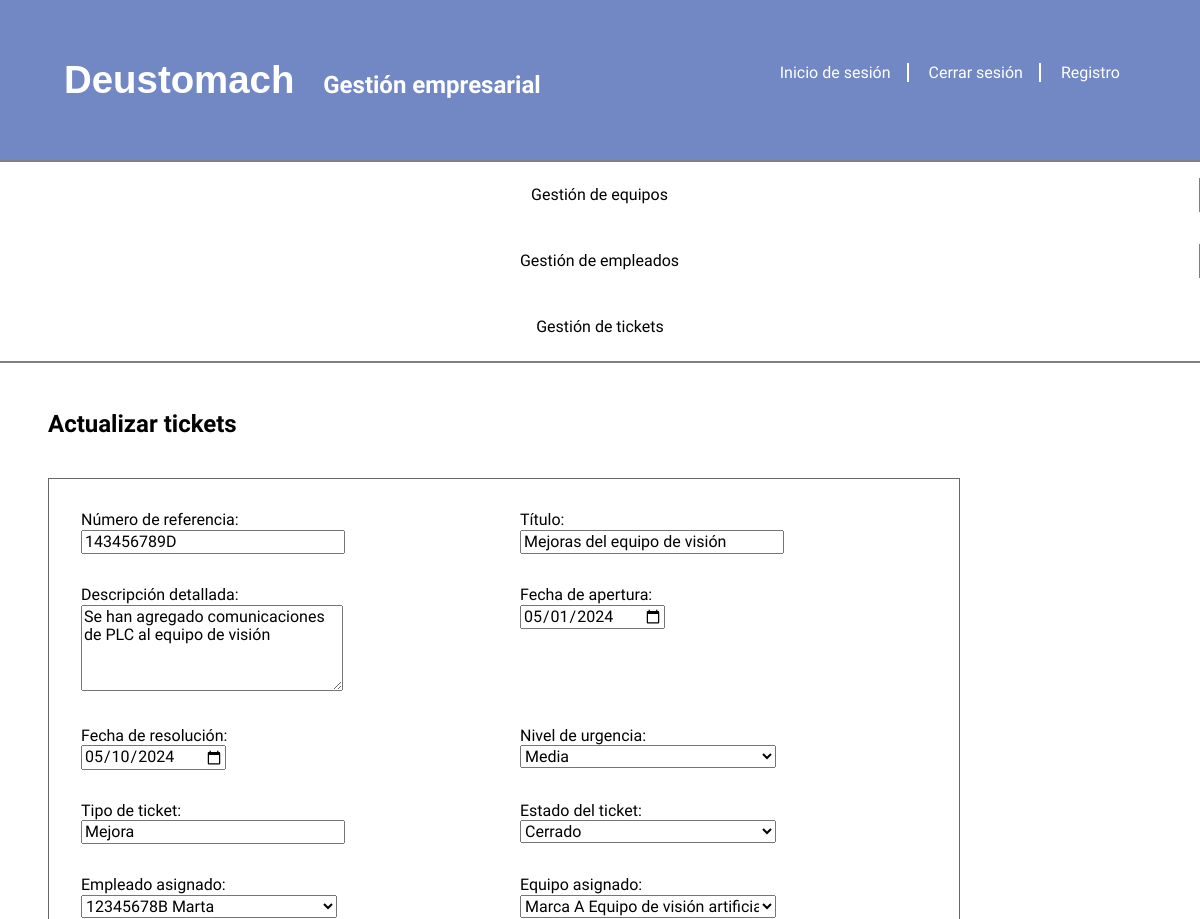
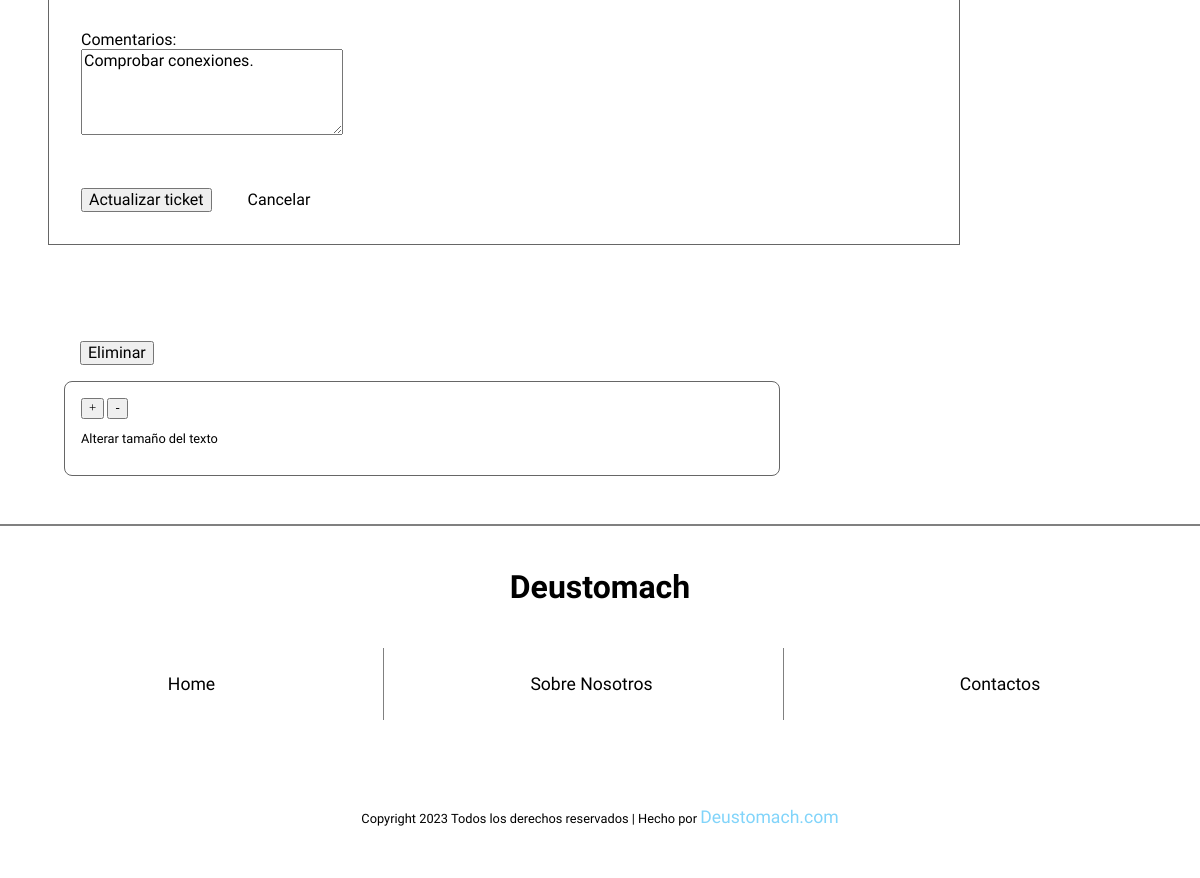
Page /appDeustomachGestion/tickets-update/7 on the committed database (2 pictures, top to bottom).
### appDeustomachGestion/models.py (models this page shows, shortened)
class Ticket(models.Model):
    NIVEL_URGENCIA = [
        ('Baja', 'Baja'),
        ('Media', 'Media'),
        ('Alta', 'Alta')
    ]
    ESTADO_TICKET = [
        ('Abierto', 'Abierto'),
        ('Cerrado', 'Cerrado'),
        ('Pausado', 'Pausado')
    ]
    numero_referencia = models.CharField(max_length=50, unique=True)
    titulo = models.CharField(max_length=100)
    descripcion_detallada = models.TextField()
    fecha_apertura = models.DateField()
    fecha_resolucion = models.DateField(null=True, blank=True)
    nivel_urgencia = models.CharField(max_length=50, choices=NIVEL_URGENCIA, default='Baja')
    tipo_ticket = models.CharField(max_length=50)
    estado_ticket = models.CharField(max_length=50, choices=ESTADO_TICKET, default='Abierto')
    empleado_asignado = models.ForeignKey(Empleado, on_delete=models.CASCADE)
    equipo_asignado = models.ForeignKey(Equipo, on_delete=models.CASCADE)
    comentarios = models.TextField(null=True, blank=True)
    created = models.DateTimeField(default=timezone.now)
    updated = models.DateTimeField(auto_now=True)
    class Meta:
        verbose_name_plural = "tickets"
        verbose_name = "ticket"
        ordering = ["-created"]

### appDeustomachGestion/views.py (the view, shortened to what this page needs)
# urls.py: path('tickets-update/<int:pk>', TicketUpdateView.as_view(), name='tickets_update'),
class TicketUpdateView(View):
    def get(self, request, pk):
        ticket = Ticket.objects.get(pk=pk)
        formulario = TicketForm(instance=ticket)
        context = {
            'formulario': formulario,
            'ticket': ticket
        }
        return render(request, 'appDeustomachGestionTickets/tickets_update.html', context)

### appDeustomachGestion/forms.py
class TicketForm(forms.ModelForm):
    class Meta:
        model = Ticket
        exclude = ['created']
        fields = '__all__'
        labels = {
            'numero_referencia': 'Número de referencia',
            'titulo': 'Título',
            'descripcion_detallada': 'Descripción detallada',
            'fecha_apertura': 'Fecha de apertura',
            'fecha_resolucion': 'Fecha de resolución',
            'nivel_urgencia': 'Nivel de urgencia',
            'tipo_ticket': 'Tipo de ticket',
            'estado_ticket': 'Estado del ticket',
            'empleado_asignado': 'Empleado asignado',
            'equipo_asignado': 'Equipo asignado',
            'comentarios': 'Comentarios',
        }
        widgets = {
            'fecha_apertura': DateInput(attrs={'type': 'date'}),
            'fecha_resolucion': DateInput(attrs={'type': 'date'}),
        }

### appDeustomachGestion/models.py (called while the page is built)
    def __str__(self):
        return f"{self.dni} {self.nombre}"

    def __str__(self):
        return f"{self.marca} {self.modelo} ({self.numero_serie})"

### templates/appDeustomachGestionTickets/tickets_update.html (shortened to what this page needs)
{% extends 'base.html' %}
{% block contenido %}
   <main class="caja-update">
       <h2>Actualizar tickets</h2>
       <form class="ticket-form" method="post">
           <div class="form-grid">
               {{ formulario.as_ul }}
           </div>
           <div class="accesos">
               <button type="submit">Actualizar ticket</button>
               <a class="cancelar" href="{% url 'tickets_menu' %}">Cancelar</a>
           </div>
       </form>
       <div class="eliminar">
           <form method="post" action="{% url 'tickets_delete' pk=ticket.pk %}" style="display:inline;">
               <button type="submit" onclick="return confirm('¿Estás seguro de que deseas eliminar este ticket?');">Eliminar</button>
           </form>
       </div>
   </main>
{% endblock %}

### static/css/style.css (style rules this page uses)
html { box-sizing: border-box; }
a, h2, h3, p { font-family: "Raleway",sans-serif; text-decoration: none; color: black; }
.eliminar button { margin-top: 1rem; font-family: "Raleway", sans-serif; margin-left: 5rem; }
.caja-update { margin-top: 3rem; }
.caja-update h2 { margin-left: 3rem; }
.form-grid { display: grid; grid-template-columns: repeat(2, 1fr); grid-gap: 2rem; }
.accesos { align-items: center; margin-top: 3rem; }
.cancelar { margin-left: 2rem; }
.form-grid li { list-style: none; }
.form-grid label { display: block; }
.form-grid input[type="text"] { width: 16rem; }
.form-grid select { width: 16rem; }
.form-grid textarea { resize: both; width: 16rem; height: 5rem; }
.ticket-form, .equipo-form, .empleado-form, .login-form, .signup-form { border: 1px solid #666; padding: 2rem; margin-right: 15rem; margin-top: 2.5rem; margin-bottom: 5rem; }
.ticket-form, .ticket-form *, .equipo-form, .equipo-form *, .empleado-form, .empleado-form * { font-family: "Raleway", sans-serif; }
.ticket-form, .form-fields { margin-left: 3rem; }

### rows in the picture
Ticket: numero_referencia "143456789D", titulo "Mejoras del equipo de visión", descripcion_detallada "Se han agregado comunicaciones de PLC al equipo de visión", fecha_apertura "05/01/2024", fecha_resolucion "05/10/2024", nivel_urgencia "Media", tipo_ticket "Mejora", estado_ticket "Cerrado", empleado_asignado "12345678B Marta", equipo_asignado "Marca A Equipo de visión artificial D (998762A)", comentarios "Comprobar conexiones."
